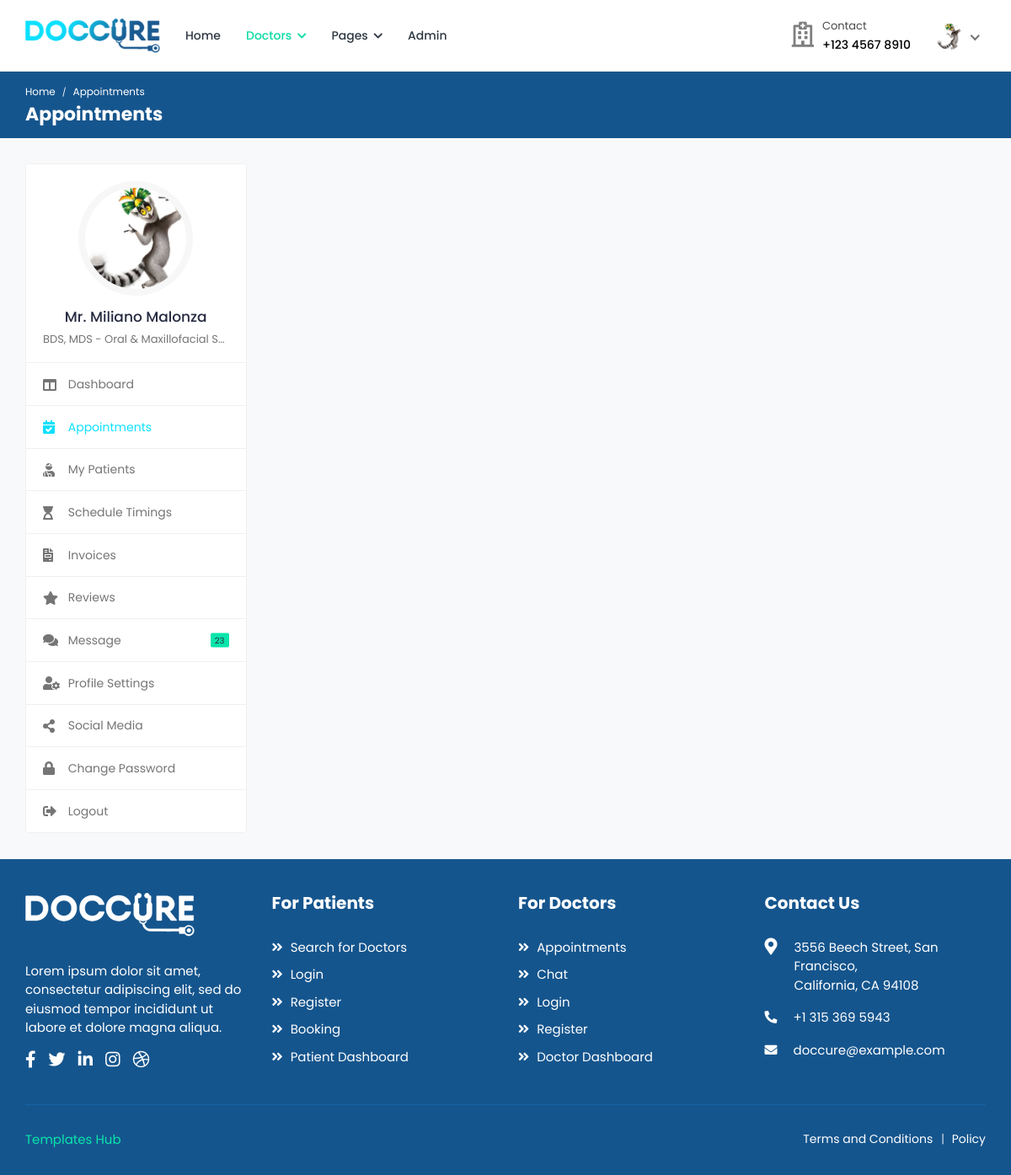
Page /doctors/appointments/ (signed in) on the earlier database version.
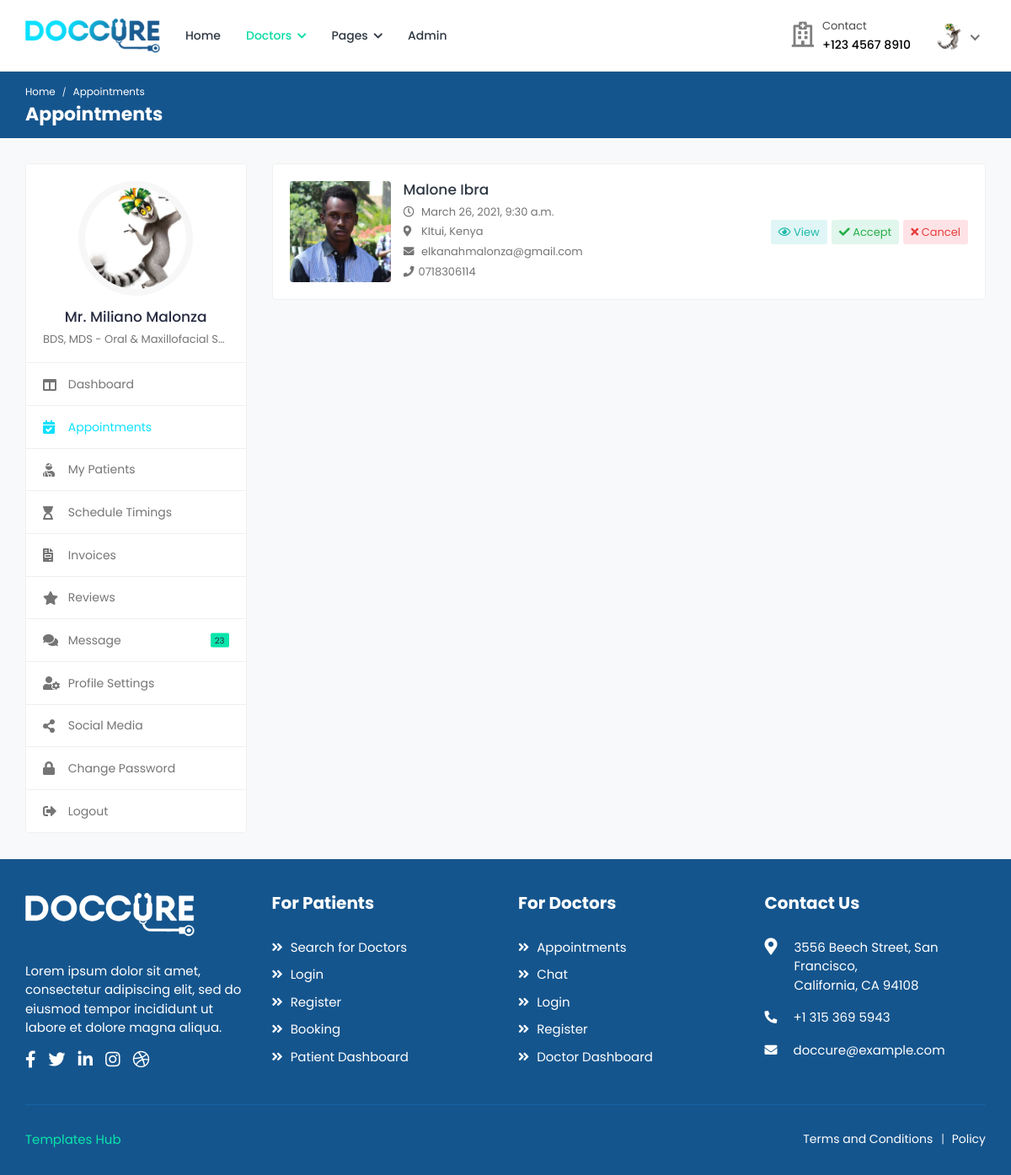
Same page on the later database version.
### patients/models.py (models this page shows, shortened)
class Appointment(models.Model):
	doctor = models.ForeignKey(Doctor, on_delete=models.CASCADE)
	patient = models.ForeignKey(Patient, on_delete=models.CASCADE)
	purpose = models.CharField('Purpose', max_length=50)
	category = models.CharField('Type', max_length=50)
	amount = models.FloatField('Amount', default=0.00)
	status = models.CharField('Status', max_length=50)
	date = models.DateTimeField('Appointment Date', auto_now_add=True)
	booking_date = models.DateTimeField('Booking Date')
	follow_up_date = models.DateTimeField('Follow Up', null=True)

class Patient(models.Model):
	user = models.OneToOneField(User, on_delete=models.CASCADE)
	image = models.ImageField('Profile Image', upload_to='Image/Patient/Profile/',
		max_length=500, default='dummy.png')
	first_name = models.CharField('First Name', max_length=50)
	second_name = models.CharField('Second Name', max_length=50)
	d_o_b = models.DateField('Date Of Birth')
	gender = models.CharField('Gender', max_length=10)
	email = models.CharField('Email', max_length=50)
	phone_no = models.CharField('Phone Number', max_length=20)
	blood_group = models.CharField('Blood Group', max_length=5)
	country = models.CharField('Country', max_length=50)
	county = models.CharField('County', max_length=50)
	town = models.CharField('Town', max_length=50)
	street_lane = models.CharField('Street/Lane', max_length=50)
	def __str__(self):
		return self.first_name +' '+self.second_name

### doctors/views.py (the view)
# urls.py: path('appointments/', views.appointments, name='appointments'),
@login_required(login_url='/login/')
@user_passes_test(check_doctor, login_url='/login/')
@user_passes_test(check_settings, login_url='/doctors/profile-settings/')
def appointments(request):
	profile = Doctor.objects.get(user=request.user.id)
	appointments = Appointment.objects.filter(doctor=profile.id)
	return render(request, 'doctors/appointments.html', {'profile' :profile, 'appointments': appointments})

### doctors/views.py (called while the page is built)
def check_doctor(user):
	group = user.groups.get()
	return group.name=='doctors_group'

def check_settings(user):
	profile = Doctor.objects.filter(user=user.id)
	return profile.count()>=1

### doctors/templates/doctors/appointments.html (shortened to what this page needs)
{% extends "doctors/base.html" %}
{% load static %}
{% block breadcrumb %}Appointments{% endblock %}
{% block breadcrumb1 %}Appointments{% endblock %}
{% block sidenav %}
	<ul>
		<li>
			<a href="{% url 'doctor-dashboard' %}">
				<i class="fas fa-columns"></i>
				<span>Dashboard</span>
			</a>
		</li>
		<li class="active">
			<a href="{% url 'appointments' %}">
				<i class="fas fa-calendar-check"></i>
				<span>Appointments</span>
			</a>
		</li>
		<li>
			<a href="{% url 'my-patients' %}">
				<i class="fas fa-user-injured"></i>
				<span>My Patients</span>
			</a>
		</li>
		<li>
			<a href="{% url 'schedule-timings' %}">
				<i class="fas fa-hourglass-start"></i>
				<span>Schedule Timings</span>
			</a>
		</li>
		<li>
			<a href="{% url 'invoices' %}">
				<i class="fas fa-file-invoice"></i>
				<span>Invoices</span>
			</a>
		</li>
		<li>
			<a href="{% url 'reviews' %}">
				<i class="fas fa-star"></i>
				<span>Reviews</span>
			</a>
		</li>
		<li>
			<a href="{% url 'chat-doctor' %}">
				<i class="fas fa-comments"></i>
				<span>Message</span>
				<small class="unread-msg">23</small>
			</a>
		</li>
		<li>
			<a href="{% url 'doctor-profile-settings' %}">
				<i class="fas fa-user-cog"></i>
				<span>Profile Settings</span>
			</a>
		</li>
		<li>
			<a href="{% url 'social-media' %}">
				<i class="fas fa-share-alt"></i>
				<span>Social Media</span>
			</a>
		</li>
		<li>
			<a href="{% url 'doctor-change-password' %}">
				<i class="fas fa-lock"></i>
				<span>Change Password</span>
			</a>
		</li>
		<li>
			<a href="{% url 'logout' %}">
				<i class="fas fa-sign-out-alt"></i>
				<span>Logout</span>
			</a>
		</li>
	</ul>
{% endblock %}
{% block content %}
		<div class="col-md-7 col-lg-8 col-xl-9">
			<div class="appointments">
			{% for appointment in appointments %}
				<div class="appointment-list">
					<div class="profile-info-widget">
						<a href="{% url 'patient-profile' appointment.patient|slugify appointment.patient.id %}" class="booking-doc-img">
							<img src="{{appointment.patient.image.url}}" alt="User Image">
						</a>
						<div class="profile-det-info">
							<h3><a href="{% url 'patient-profile' appointment.patient|slugify appointment.patient.id %}">{{appointment.patient.first_name}} {{appointment.patient.second_name}}</a></h3>
							<div class="patient-details">
								<h5><i class="far fa-clock"></i> {{appointment.booking_date}}</h5>
								<h5><i class="fas fa-map-marker-alt"></i> {{appointment.patient.county}}, {{appointment.patient.country}}</h5>
								<h5><i class="fas fa-envelope"></i> {{appointment.patient.email}}</h5>
								<h5 class="mb-0"><i class="fas fa-phone"></i>{{appointment.patient.phone_no}}</h5>
							</div>
						</div>
					</div>
					<div class="appointment-action">
						<a href="#" class="btn btn-sm bg-info-light" data-toggle="modal" data-target="#appt{{appointment.id}}_details">
							<i class="far fa-eye"></i> View
						</a>
					{% if appointment.status == 'WAIT' %}
						<a href="{% url 'appointment-accept' appointment.purpose|slugify appointment.id %}" class="btn btn-sm bg-success-light ajax-link">
							<i class="fas fa-check"></i> Accept
						</a>
						<a href="{% url 'appointment-cancel' appointment.purpose|slugify appointment.id %}" class="btn btn-sm bg-danger-light ajax-link">
							<i class="fas fa-times"></i> Cancel
						</a>
					{% endif %}
					</div>
				</div>
			{% endfor %}
			</div>
		</div>
	</div>
{% endblock %}

Differences in the rows shown:
added Appointment: patient.image (picture), patient.first_name "Malone", patient.second_name "Ibra", booking_date "March 26, 2021, 9:30 a.m.", patient.county "KItui", patient.country "Kenya", patient.email "elkanahmalonza@gmail.com", patient.phone_no "0718306114", status "WAIT" (drawn)
